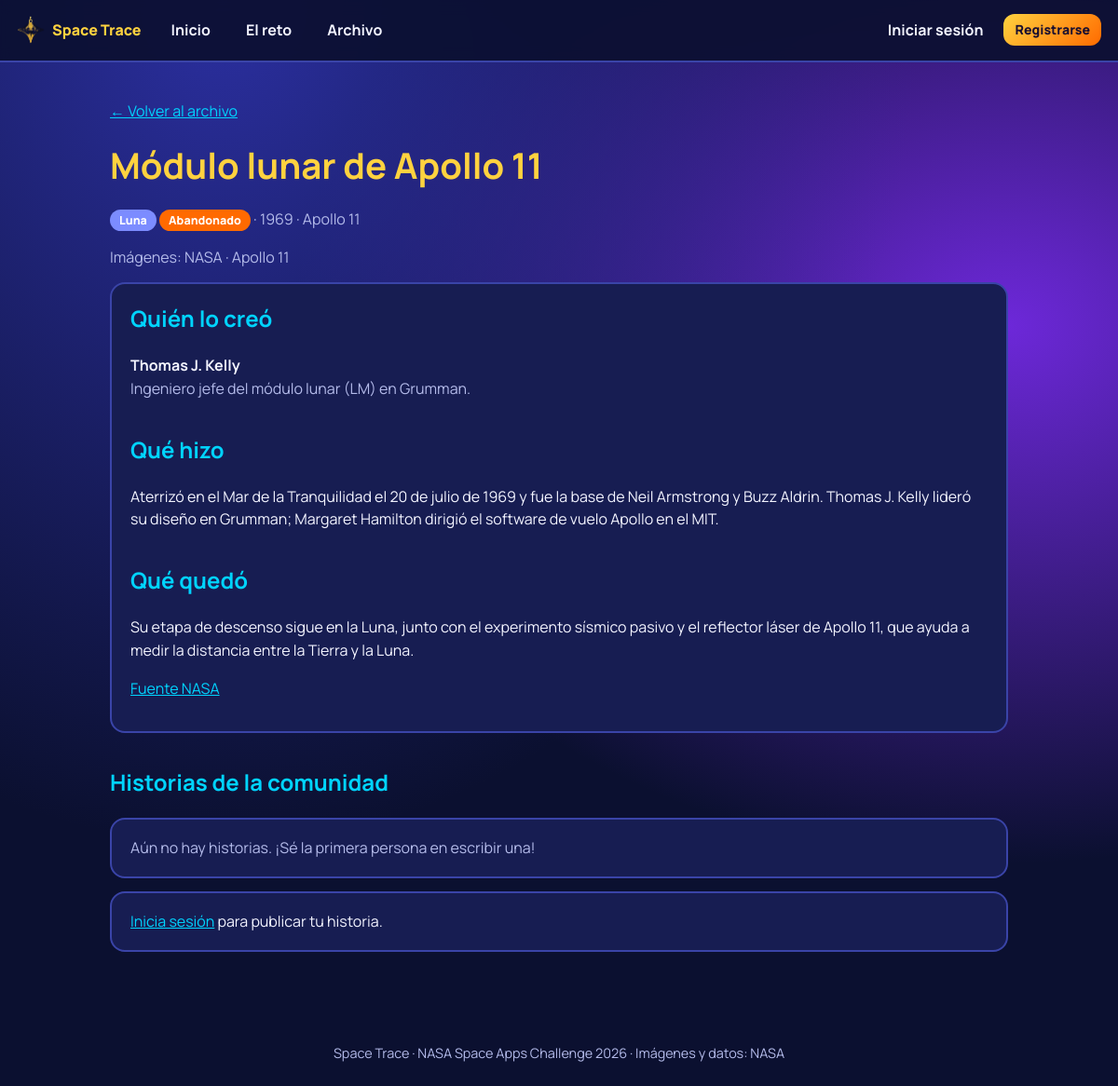
The page /archivo/1 on the database its author committed.
### tables this page shows
CREATE TABLE equipos (
    id          INTEGER PRIMARY KEY AUTOINCREMENT,
    nombre      TEXT NOT NULL UNIQUE,
    mundo       TEXT NOT NULL CHECK (mundo IN ('Luna', 'Marte', 'Espacio profundo')),
    mision      TEXT NOT NULL DEFAULT '',
    anio        INTEGER,
    estado      TEXT NOT NULL DEFAULT 'Abandonado'
                CHECK (estado IN ('Abandonado', 'Misión finalizada', 'Activo')),
    creador     TEXT NOT NULL,
    rol_creador TEXT NOT NULL DEFAULT '',
    historia    TEXT NOT NULL,
    legado      TEXT NOT NULL DEFAULT '',
    imagen_url  TEXT NOT NULL DEFAULT '',
    credito     TEXT NOT NULL DEFAULT '',
    fuente_url  TEXT NOT NULL DEFAULT '',
    creado_por  INTEGER REFERENCES users(id) ON DELETE SET NULL,
    creado      TEXT NOT NULL,
    actualizado TEXT NOT NULL
);

### spacetrace/equipos.py (the view)
@bp.get("/archivo/<int:equipo_id>")
def detalle(equipo_id):
    equipo = obtener_equipo(equipo_id)
    historias = get_db().execute(
        "SELECT h.*, u.nombre AS autor FROM historias h "
        "JOIN users u ON u.id = h.user_id WHERE h.equipo_id = ? "
        "ORDER BY h.creado DESC, h.id DESC", (equipo_id,)).fetchall()
    return render_template("archivo/detalle.html", equipo=equipo, historias=historias,
                           puede_gestionar=puede_gestionar)

### spacetrace/auth.py (called while the page is built, shortened)
def verificar_csrf():
    if not current_app.config.get("CSRF_ENABLED", True):
        return
    if request.method in ("POST", "PUT", "PATCH", "DELETE"):
        enviado = request.form.get("csrf_token", "")
        esperado = session.get("_csrf", "")
        if not esperado or not secrets.compare_digest(enviado, esperado):
            abort(400, "Token CSRF inválido. Recarga la página e inténtalo de nuevo.")

def cargar_usuario():
    user_id = session.get("user_id")
    g.user = None

### spacetrace/db.py (called while the page is built)
def get_db():
    if "db" not in g:
        g.db = sqlite3.connect(current_app.config["DATABASE"])
        g.db.row_factory = sqlite3.Row
        g.db.execute("PRAGMA foreign_keys = ON")
    return g.db

### spacetrace/equipos.py (called while the page is built)
def obtener_equipo(equipo_id):
    equipo = get_db().execute(
        "SELECT * FROM equipos WHERE id = ?", (equipo_id,)).fetchone()
    if equipo is None:
        abort(404)
    return equipo

### spacetrace/templates/archivo/detalle.html (shortened to what this page needs)
{% extends "base.html" %}
{% block contenido %}
<p><a href="{{ url_for('equipos.lista') }}">← Volver al archivo</a></p>
<h1>{{ equipo['nombre'] }}</h1>
<p><span class="badge {{ 'luna' if equipo['mundo']=='Luna' else 'marte' if equipo['mundo']=='Marte' else 'espacio' }}">{{ equipo['mundo'] }}</span>
<span class="badge {{ 'activo' if equipo['estado']=='Activo' }}">{{ equipo['estado'] }}</span>
{% if equipo['anio'] %}<span class="muted"> · {{ equipo['anio'] }}</span>{% endif %}
{% if equipo['mision'] %}<span class="muted"> · {{ equipo['mision'] }}</span>{% endif %}</p>
{% if equipo['imagen_url'] %}<figure style="margin:0"><img class="hero-img" src="{{ equipo['imagen_url'] }}" alt="Imagen de {{ equipo['nombre'] }}" onerror="this.style.display='none'">
<figcaption class="muted">{{ equipo['credito'] }}</figcaption></figure>{% endif %}
<div class="card"><h2 style="margin-top:0">Quién lo creó</h2>
<p><b>{{ equipo['creador'] }}</b><br><span class="muted">{{ equipo['rol_creador'] }}</span></p>
<h2>Qué hizo</h2><p>{{ equipo['historia'] }}</p>
{% if equipo['legado'] %}<h2>Qué quedó</h2><p>{{ equipo['legado'] }}</p>{% endif %}
{% if equipo['fuente_url'] %}<p><a href="{{ equipo['fuente_url'] }}" target="_blank" rel="noopener noreferrer">Fuente NASA</a></p>{% endif %}
</div>
<h2 id="historias">Historias de la comunidad</h2>
{% for h in historias %}
<article class="card"><h3 style="margin-top:0">{{ h['titulo'] }}</h3>
<p>{{ h['texto'] }}</p><p class="muted">Por {{ h['autor'] }} · {{ h['creado'] }}</p>
{% if puede_gestionar(h) %}<div class="row">
  <a class="btn sm sec" href="{{ url_for('equipos.editar_historia', historia_id=h['id']) }}">Editar</a>
  <form class="inline" method="post" action="{{ url_for('equipos.eliminar_historia', historia_id=h['id']) }}">
    <input type="hidden" name="csrf_token" value="{{ csrf_token() }}"><button class="btn sm danger" type="submit">Eliminar</button></form></div>{% endif %}
</article>
{% else %}<div class="card muted">Aún no hay historias. ¡Sé la primera persona en escribir una!</div>{% endfor %}
{% if usuario %}
<form class="card f" method="post" action="{{ url_for('equipos.crear_historia', equipo_id=equipo['id']) }}">
  <h3 style="margin:0">Cuenta tu historia</h3>
  <input type="hidden" name="csrf_token" value="{{ csrf_token() }}">
  <label>Título<input name="titulo" required maxlength="100"></label>
  <label>Tu historia<textarea name="texto" required maxlength="1500"></textarea></label>
  <button class="btn" type="submit">Publicar</button>
</form>
{% else %}<p class="card"><a href="{{ url_for('auth.login', next=request.path) }}">Inicia sesión</a> para publicar tu historia.</p>{% endif %}
{% endblock %}

### static/css/modulos.css (style rules this page uses)
:root { --m-bg:#0b1030;--m-bg2:#141a4a;--m-card:#171d52;--m-line:#3a44a8;--m-fg:#f3f4ff;--m-muted:#b4bbea; --m-a:#ffd23f;--m-b:#ff6a00;--m-c:#00d4ff;--m-ok:#2ee59d;--m-err:#ff5d73 }
* { box-sizing:border-box }
body.mod { margin:0;font-family:"Manrope","Segoe UI",system-ui,sans-serif;color:var(--m-fg); background:radial-gradient(ellipse at 20% 0%,#2b2fa0 0%,transparent 55%),radial-gradient(ellipse at 90% 30%,#6d28d9 0%,transparent 50%),var(--m-bg); min-height:100vh;line-height:1.55 }
.mod a { color:var(--m-c) }
.badge { display:inline-block;padding:2px 10px;border-radius:999px;font-size:.78rem;font-weight:800;background:var(--m-b);color:#fff }
.badge.luna { background:#7c8cff }
h1 { font-size:clamp(1.7rem,4vw,2.4rem);margin:.2em 0 .3em;color:var(--m-a) }
h2 { color:var(--m-c);margin-top:1.4em }
.card { background:var(--m-card);border:2px solid var(--m-line);border-radius:16px;padding:18px 20px;margin:14px 0 }
.muted { color:var(--m-muted) }

### rows shown on the page
equipos: nombre "Módulo lunar de Apollo 11", mundo "Luna", estado "Abandonado", anio "1969", mision "Apollo 11", credito "Imágenes: NASA · Apollo 11", creador "Thomas J. Kelly", rol_creador "Ingeniero jefe del módulo lunar (LM) en Grumman.", historia "Aterrizó en el Mar de la Tranquilidad el 20 de julio de 1969 y fue la base de Neil Armstrong y Buzz Aldrin. Thomas J. Kelly lideró su diseño en Grumman; Margaret Hamilton dirigió el software de vuelo Apollo en el MIT.", legado "Su etapa de descenso sigue en la Luna, junto con el experimento sísmico pasivo y el reflector láser de Apollo 11, que ayuda a medir la distancia entre la Tierra y la Luna."
